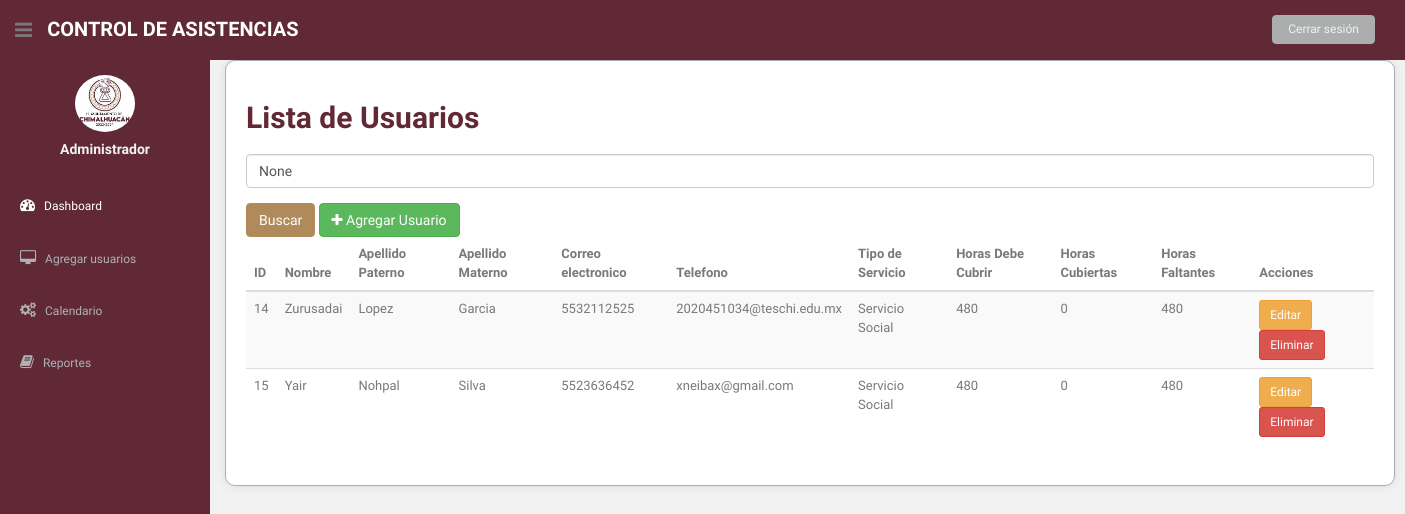
Page /lista_usuarios/ (signed in) on the earlier database version.
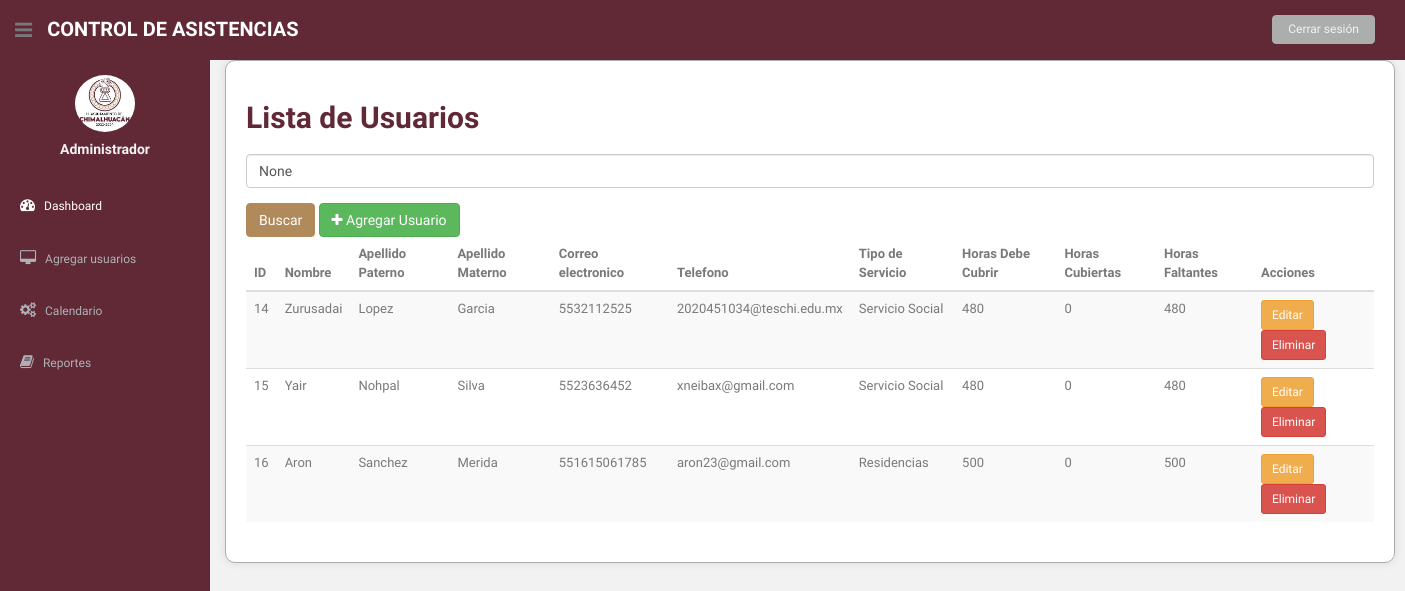
Same page on the later database version.
### asistencia/models.py (models this page shows, shortened)
class Usuario(models.Model):
    nombre = models.CharField(max_length=100)
    apellido_paterno = models.CharField(max_length=100)
    apellido_materno = models.CharField(max_length=100)
    telefono = models.CharField(max_length=20)
    correo_electronico = models.EmailField(max_length=255)
    user = models.OneToOneField(User, on_delete=models.CASCADE, null=True, blank=True)
    OPCIONES_SERVICIO = [
        ('SS', 'Servicio Social'),
        ('R', 'Residencias'),
    ]
    tipo_servicio = models.CharField(max_length=2, choices=OPCIONES_SERVICIO)
    horas_realizadas = models.IntegerField(default=0)  # Se actualizará según las horas realizadas
    horas_requeridas = models.IntegerField()  # Horas requeridas para el servicio

### asistencia/views.py (the view)
# urls.py: path('lista_usuarios/', views.lista_usuarios, name='lista_usuarios'),
@login_required
def lista_usuarios(request):
    usuarios = Usuario.objects.all()
    query = request.GET.get('q')
    if query:
        usuarios = usuarios.filter(nombre__icontains=query)
    for usuario in usuarios:
        try:
            horas_realizadas = 0
            asistencias = Asistencia.objects.filter(usuario=usuario, fecha_salida__isnull=False)
            for asistencia in asistencias:
                if asistencia.fecha_salida and asistencia.fecha_entrada:
                    delta = asistencia.fecha_salida - asistencia.fecha_entrada
                    horas_realizadas += delta.total_seconds() / 3600
            usuario.horas_realizadas = horas_realizadas
            usuario.horas_faltantes = usuario.horas_requeridas - horas_realizadas
        except Exception as e:
            print(f"Error al calcular horas para {usuario}: {e}")
            usuario.horas_realizadas = 0
            usuario.horas_faltantes = usuario.horas_requeridas
    return render(request, 'lista_usuarios.html', {'usuarios': usuarios, 'query': query})

### asistencia/templates/lista_usuarios.html (shortened to what this page needs)
{% load static %}
<!DOCTYPE html>
<html lang="en">
<head>
  <link href="{% static 'css/bootstrap.css' %}" rel="stylesheet">
  <link href="{% static 'font-awesome/css/font-awesome.css' %}" rel="stylesheet" />
  <link rel="stylesheet" type="text/css" href="{% static 'css/zabuto_calendar.css' %}">
  <link rel="stylesheet" type="text/css" href="{% static 'js/gritter/css/jquery.gritter.css' %}" />
  <link rel="stylesheet" type="text/css" href="{% static 'lineicons/style.css' %}">
  <link href="{% static 'css/style.css' %}" rel="stylesheet">
  <link href="{% static 'css/style-responsive.css' %}" rel="stylesheet">
</head>
<body>
  <section id="container">
    <header class="header black-bg">
      <div class="sidebar-toggle-box">
        <div class="fa fa-bars tooltips" data-placement="right" data-original-title="Toggle Navigation"></div>
      </div>
      <a href="{% url 'admin_dashboard' %}" class="logo"><b>Control de Asistencias</b></a>
      <div class="top-menu">
        <ul class="nav pull-right top-menu">
          <li><a class="logout" href="{% url 'login' %}">Cerrar sesión</a></li>
        </ul>
      </div>
    </header>
    <aside>
      <div id="sidebar"  class="nav-collapse ">
          <ul class="sidebar-menu" id="nav-accordion">
              <p class="centered"><a href="profile.html"><img src="{% static '/img/LOGO.jpg' %}" class="img-circle" width="60"></a></p>
              <h5 class="centered">Administrador</h5>
              <li class="mt">
                  <a class="active" href="index.html">
                      <i class="fa fa-dashboard"></i>
                      <span>Dashboard</span>
                  </a>
              </li>
              <li class="sub-menu">
                  <a href="javascript:;" >
                      <i class="fa fa-desktop"></i>
                      <span>Agregar usuarios</span>
                  </a>
              </li>
              <li class="sub-menu">
                  <a href="javascript:;" >
                      <i class="fa fa-cogs"></i>
                      <span>Calendario</span>
                  </a>
              </li>
              <li class="sub-menu">
                  <a href="javascript:;" >
                      <i class="fa fa-book"></i>
                      <span>Reportes</span>
                  </a>
              </li>
          </ul>
      </div>
  </aside>
    <section id="main-content">
      <section class="wrapper">
        <div class="container">
          <h2>Lista de Usuarios</h2>
          <form method="get" action="{% url 'lista_usuarios' %}">
            <div class="form-group">
              <input type="text" name="q" class="form-control" placeholder="Buscar por nombre" value="{{ query }}">
            </div>
            <button type="submit" class="btn btn-primary">Buscar</button>
            <a href="{% url 'agregar_usuario' %}" class="btn btn-success"><i class="fa fa-plus"></i> Agregar Usuario</a>
          </form>
          <div class="table-responsive">
            <table class="table table-striped">
              <thead>
                <tr>
                  <th>ID</th>
                  <th>Nombre</th>
                  <th>Apellido Paterno</th>
                  <th>Apellido Materno</th>
                  <th>Correo electronico</th>
                  <th>Telefono</th>
                  <th>Tipo de Servicio</th>
                  <th>Horas Debe Cubrir</th>
                  <th>Horas Cubiertas</th>
                  <th>Horas Faltantes</th>
                  <th>Acciones</th>
                </tr>
              </thead>
              <tbody>
                {% for usuario in usuarios %}
                <tr>
                  <td>{{ usuario.id }}</td>
                  <td>{{ usuario.nombre }}</td>
                  <td>{{ usuario.apellido_paterno }}</td>
                  <td>{{ usuario.apellido_materno }}</td>
                  <td>{{ usuario.telefono }}</td>
                  <td>{{ usuario.correo_electronico }}</td>
                  <td>{{ usuario.get_tipo_servicio_display }}</td>
                  <td>{{ usuario.horas_requeridas }}</td>
                  <td>{{ usuario.horas_realizadas }}</td>
                  <td>{{ usuario.horas_faltantes }}</td>
                  <td>
                    <a href="{% url 'editar_usuario' usuario.pk %}" class="btn btn-warning btn-sm">Editar</a>
                    <a href="{% url 'eliminar_usuario' usuario.pk %}" class="btn btn-danger btn-sm">Eliminar</a>
                  </td>
                </tr>
                {% endfor %}
              </tbody>
            </table>
          </div>
        </div>
      </section>
    </section>
  </section>
</body>
</html>

### asistencia/static/css/style.css (style rules this page uses)
body { color: #797979; background: #f2f2f2; font-family: 'Ruda', sans-serif; padding: 0px !important; margin: 0px !important; font-size:13px; }
ul li { list-style: none; }
a, a:hover, a:focus { text-decoration: none; outline: none; }
#container { width: 100%; height: 100%; }
.centered { text-align: center; }
.mt { margin-top: 25px; }
ul.top-menu > li > .logout { color: #f2f2f2; font-size: 12px; border-radius: 4px; -webkit-border-radius: 4px; border: 1px solid #ACADAD !important; padding: 5px 15px; margin-right: 15px; background: #ACADAD; margin-top: 15px; }
#sidebar { width: 210px; height: 100%; position: fixed; background: #602935; }
#sidebar h5 { color: #f2f2f2; font-weight: 700; }
#sidebar ul li { position: relative; }
ul.sidebar-menu , ul.sidebar-menu li ul.sub { margin: -2px 0 0; padding: 0; }
ul.sidebar-menu { margin-top: 75px; }
ul.sidebar-menu li { margin-bottom: 5px; margin-left:10px; margin-right:10px; }
ul.sidebar-menu li.sub-menu { line-height: 15px; }
ul.sidebar-menu li a span { display: inline-block; }
ul.sidebar-menu li a { color: #aeb2b7; text-decoration: none; display: block; padding: 15px 0 15px 10px; font-size: 12px; outline: none; -webkit-transition: all 0.3s ease; -moz-transition: all 0.3s ease; -o-transition: all 0.3s ease; -ms-transition: all 0.3s ease; transition: all 0.3s ease; }
ul.sidebar-menu li a.active, ul.sidebar-menu li a:hover, ul.sidebar-menu li a:focus { background: #602935; color: #fff; display: block; -webkit-transition: all 0.3s ease; -moz-transition: all 0.3s ease; -o-transition: all 0.3s ease; -ms-transition: all 0.3s ease; transition: all 0.3s ease; }
ul.sidebar-menu li a i { font-size: 15px; padding-right: 6px; }
ul.sidebar-menu li a.active i { color: #fff; }
#main-content { margin-left: 210px; }
.header, .footer { min-height: 60px; padding: 0 15px; }
.header { position: fixed; left: 0; right: 0; z-index: 1002; }
.black-bg { background: #602935; border-bottom: 1px solid #602935; }
.wrapper { display: inline-block; margin-top: 60px; padding-left: 15px; padding-right: 15px; padding-bottom: 15px; padding-top: 0px; width: 100%; }
a.logo { font-size: 20px; color: #ffffff; float: left; margin-top: 15px; text-transform: uppercase; }
a.logo b { font-weight: 900; }
#top_menu .nav > li, ul.top-menu > li { float: left; }
ul.top-menu > li > a { color: #666666; font-size: 16px; border-radius: 4px; -webkit-border-radius: 4px; border:1px solid #666666 !important; padding: 2px 6px; margin-right: 15px; }
.sidebar-toggle-box { float: left; padding-right: 15px; margin-top: 20px; }
.sidebar-toggle-box .fa-bars { cursor: pointer; display: inline-block; font-size: 20px; }

### asistencia/templates/lista_usuarios.html (style rules this page uses)
.container { background-color: #ffffff; border: 1px solid #ACADAD; padding: 20px; border-radius: 10px; box-shadow: 0px 0px 10px rgba(0, 0, 0, 0.1); }
.container h2 { color: #602935; font-weight: bold; }
.container form { margin-top: 20px; }
.container .btn-primary { background-color: #B08A5B; border-color: #B08A5B; }

Differences in the rows shown:
added Usuario: id "16", nombre "Aron", apellido_paterno "Sanchez", apellido_materno "Merida", telefono "551615061785", correo_electronico "aron23@gmail.com", tipo_servicio "Residencias", horas_requeridas "500", horas_realizadas "0", horas_faltantes "500"
